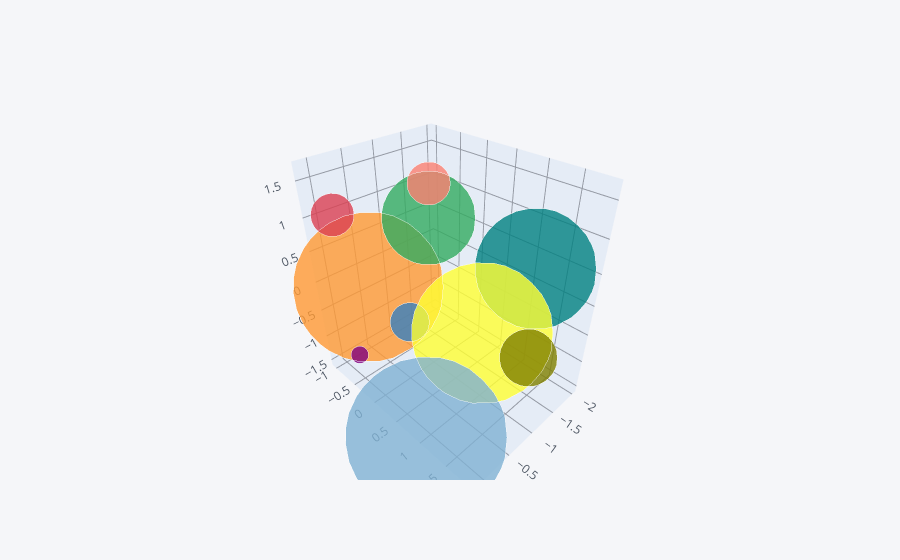

Notebook code for this chart:
### Markdown cell above
###
## bubble plot
###

### Code cell
bb = cf.datagen.bubble3d(5,4, mode = 'stocks').head(10)
print(bb)
bb.iplot(kind = 'bubble3d', x = 'x', y = 'y', z = 'z', size = 'size')

### Figure 1 — Plotly figure (JSON) as saved in the notebook; plotly's stock layout.template omitted (floating-point values rounded to 4 significant figures)
{"data": [{"marker": {"color": ["rgba(255, 153, 51, 1.0)", "rgba(55, 128, 191, 1.0)", "rgba(50, 171, 96, 1.0)", "rgba(128, 0, 128, 1.0)", "rgba(219, 64, 82, 1.0)", "rgba(0, 128, 128, 1.0)", "rgba(255, 255, 51, 1.0)", "rgba(128, 128, 0, 1.0)", "rgba(251, 128, 114, 1.0)", "rgba(128, 177, 211, 1.0)"], "opacity": 0.8, "size": [104, 27, 65, 12, 30, 84, 98, 40, 30, 112], "symbol": "circle"}, "mode": "markers", "text": ["0", "1", "2", "3", "4", "5", "6", "7", "8", "9"], "type": "scatter3d", "x": [-0.1103, -0.5088, -0.7406, -0.05497, -0.1657, -0.6667, -0.8711, -2.017, -0.666, 0.1355], "y": [-0.3278, 0.04372, 0.2311, -0.6663, -1.02, 1.881, 1.052, 1.103, 0.3511, 1.002], "z": [0.177, -0.4623, 1.156, -1.267, 0.9556, 1.203, -0.2556, -1.451, 1.646, -1.516]}], "layout": {"legend": {"bgcolor": "#F5F6F9", "font": {"color": "#4D5663"}}, "paper_bgcolor": "#F5F6F9", "plot_bgcolor": "#F5F6F9", "scene": {"xaxis": {"gridcolor": "#9499A3", "showgrid": true, "tickfont": {"color": "#4D5663"}, "title": {"font": {"color": "#4D5663"}, "text": ""}, "zerolinecolor": "#9499A3"}, "yaxis": {"gridcolor": "#9499A3", "showgrid": true, "tickfont": {"color": "#4D5663"}, "title": {"font": {"color": "#4D5663"}, "text": ""}, "zerolinecolor": "#9499A3"}, "zaxis": {"gridcolor": "#9499A3", "showgrid": true, "tickfont": {"color": "#4D5663"}, "title": {"font": {"color": "#4D5663"}, "text": ""}, "zerolinecolor": "#9499A3"}}, "title": {"font": {"color": "#4D5663"}}}}
